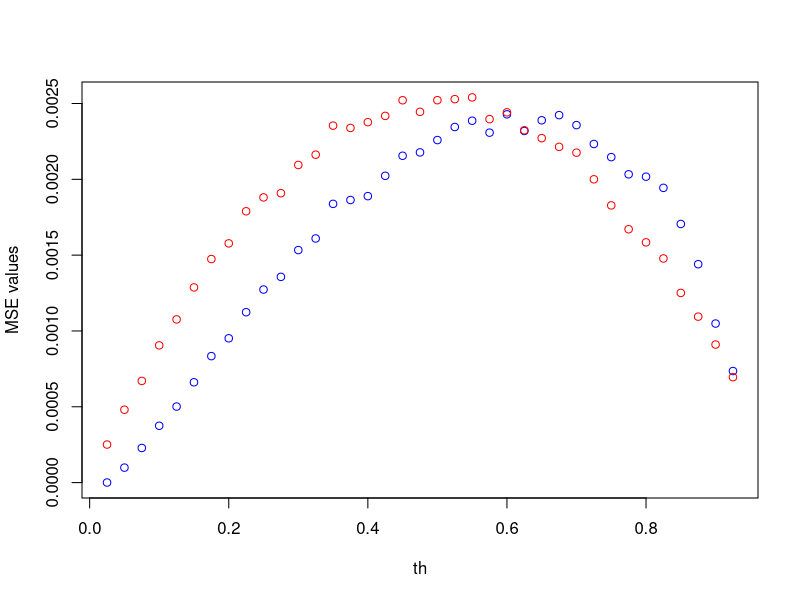
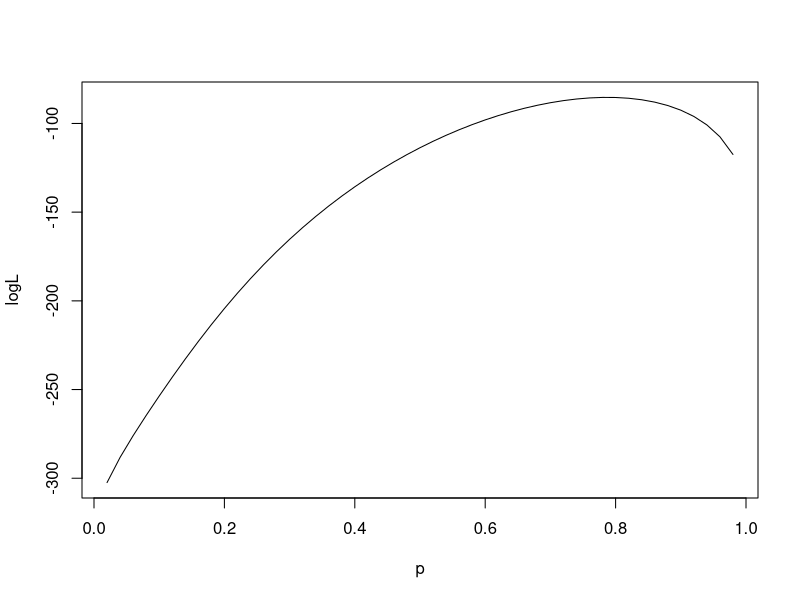
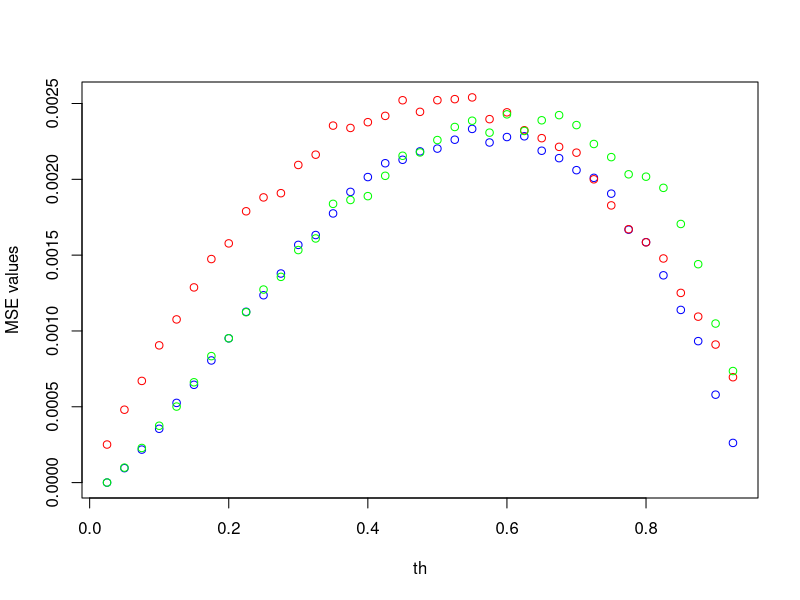

Source code (R) for these figures, in order:
## ---- chunk 1
knitr::opts_chunk$set(echo = TRUE)
## ---- chunk 2
th = (1:37)/40
p.th = sqrt( (40*th-1)/36)
th.hat.3=th.hat.2=MSE3=MSE2=0
for (i in 1:37) {
  for (j in 1:5000) {
    pop = rep(c(p.th[i], 0.5), c(9,1))
    random.p = sample(pop, size=100, replace=T)
    samp = rbinom(100, 2, random.p)
    p.3 = (mean(samp)-0.1)/1.8;
    p.3 = min( max(0, p.3), 1)
    th.hat.3[j] = (36*p.3^2 + 1)/40;
    th.hat.2[j] = mean(samp==2)
  }
  mth3 = (th.hat.3 - th[i])^2
  mth2 = (th.hat.2 - th[i])^2
  MSE3[i] = mean(mth3)
  MSE2[i] = mean(mth2)
}

ymax = max(MSE3, MSE2)

plot(th, MSE3, col='blue', ylim=c(0, ymax), xlab = 'th', ylab = 'MSE values')
points(th, MSE2, col='red')
## ---- chunk 3
summary(MSE2)
summary(MSE3)
## ---- chunk 4
pop = rep(c(0.7, 0.5), c(9,1))
random.p = sample(pop, size=100, replace=T)
samp = rbinom(100, 2, random.p)
p = (1:49)/50

binom.mix.logL=function(p,data) {
  probdist=0.9*dbinom(data,2,p)+0.1*dbinom(data,2,0.5)
  sum(log(probdist))
}

logL=0

for(i in 1:49){
  logL[i]=binom.mix.logL(p[i],samp)
}

plot(p, logL, type='l')


## ---- chunk 5
fit = optimise(binom.mix.logL, c(0,1), data=samp, maximum=T)
fit$max
## ---- chunk 6
th = (1:37)/40
p.th = sqrt( (40*th-1)/36)
th.hat.4=MSE4=0
for (i in 1:37) {
  for (j in 1:5000) {
    pop = rep(c(p.th[i], 0.5), c(9,1))
    random.p = sample(pop, size=100, replace=T)
    samp = rbinom(100, 2, random.p)
    p.4 = optimise(binom.mix.logL, c(0,1), data=samp,maximum=T)$max
    th.hat.4[j] = (36*p.4^2 + 1)/40;
  }
  mth4 = (th.hat.4 - th[i])^2
  MSE4[i] = mean(mth4)
}
## ---- chunk 7

ymax = max(MSE2, MSE3, MSE4)

plot(th, MSE4, col='blue', ylim=c(0, ymax), xlab = 'th', ylab = 'MSE values')
points(th, MSE2, col='red')
points(th, MSE3, col='green')
